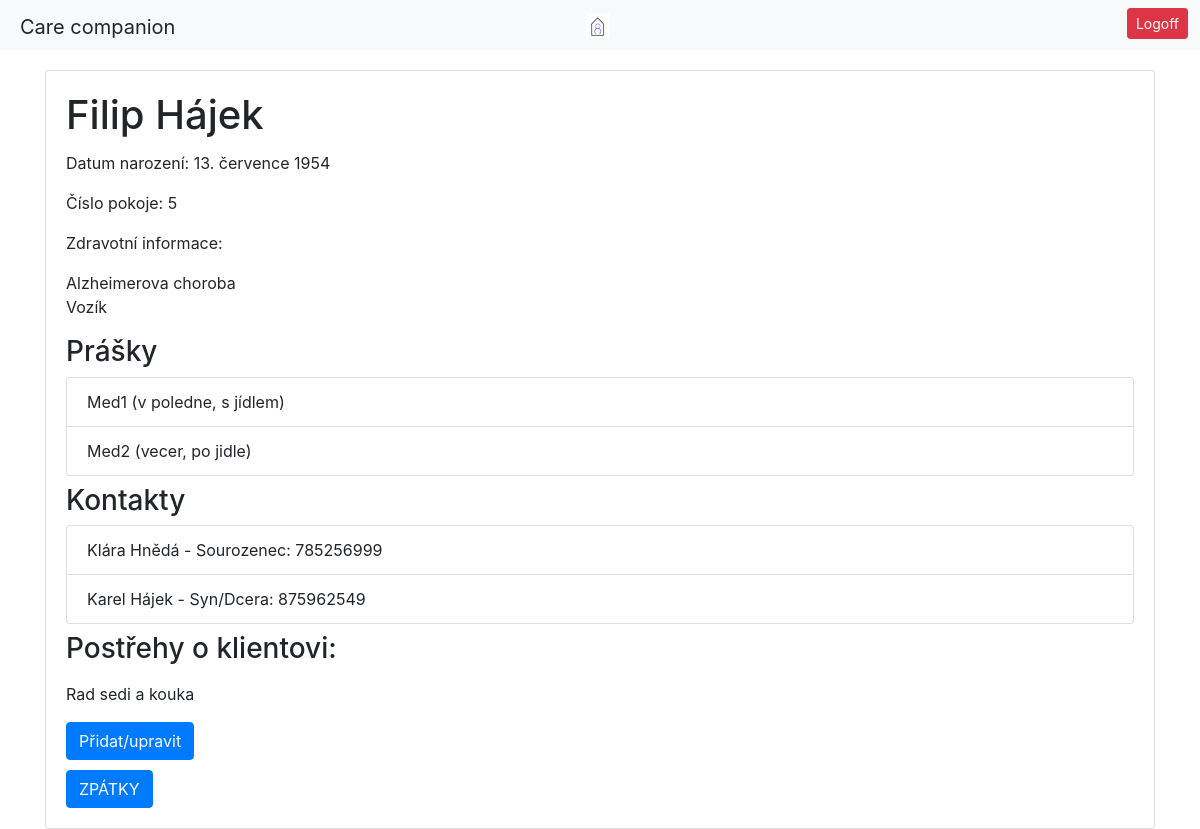
Screenshot of /opatrovnik/karty-klientu/Filip-Hájek/ (signed in) with the database file from the repository.
### patient/models.py (models this page shows)
class Patient(models.Model):
    user = models.OneToOneField(User, on_delete=models.CASCADE, default='', related_name='patient_profile')
    date_of_admission = models.DateField()
    room_number = models.IntegerField()
    birthday = models.DateField()
    health_info = models.TextField()
    observations = models.TextField(blank=True, null=True)
    objects = models.Manager()
    class ContactManager(models.Manager):
        def create_contact(self, patient, relationship, name, phone_number):
            return self.create(patient=patient, relationship=relationship, name=name, phone_number=phone_number)
    class MedicationIntakeManager(models.Manager):
        def create_medication(self, patient, medication, when, how):
            return self.create(patient=patient, medication=medication, when=when, how=how)
    medications = MedicationIntakeManager()
    contacts = ContactManager()
    class ActivityManager(models.Manager):
        def create_activity(self, patient, date, time, description):
            return self.create(patient=patient, date=date, time=time, description=description)
    activities = ActivityManager()
    @property
    def first_name(self):
        return self.user.first_name
    @property
    def last_name(self):
        return self.user.last_name

class MedicationIntake(models.Model):
    medication = models.CharField(max_length=50)
    WHEN_CHOICES = (
        ('rano', 'Ráno'),
        ('v poledne', 'V poledne'),
        ('vecer', 'Večer'),
        ('v noci', 'V noci'),
        ('jine', 'Jiné'),
    )
    when = models.CharField(max_length=20, choices=WHEN_CHOICES)
    HOW_CHOICES = (
        ('pred jidlem', 'Před jídlem'),
        ('s jídlem', 'S jídlem'),
        ('po jidle', 'Po jídle'),
        ('jine', 'Jiné'),
    )
    how = models.CharField(max_length=20, choices=HOW_CHOICES)
    patient = models.ForeignKey(Patient, on_delete=models.CASCADE)

class Contact(models.Model):
    RELATIONSHIP_CHOICES = (
        ('syn/dcera', 'Syn/Dcera'),
        ('pritel/kyne', 'Přítel/kyně'),
        ('sourozenec', 'Sourozenec'),
        ('rodic', 'Rodič'),
        ('manzel/ka', 'Manžel/ka'),
        ('jini pribuzni', 'Jiní příbuzní'),
        ('jine', 'Jiné'),
    )
    relationship = models.CharField(max_length=20, choices=RELATIONSHIP_CHOICES)
    name = models.CharField(max_length=25)
    phone_number = models.IntegerField(null=True)
    patient = models.ForeignKey(Patient, on_delete=models.CASCADE)

### caregiver/decorators.py (the view)
    def _wrapped_view(request, *args, **kwargs):
        if request.user.is_authenticated:
            groups = request.user.groups.values_list('name', flat=True)
            if 'Caregivers' in groups:
                return view_func(request, *args, **kwargs)
        messages.success(request, 'Pro přístup do aplikace se přihlašte.')
        return redirect('login_user')

### caregiver/views.py (called while the page is built)
@caregiver_required
def patient_info(request, full_name_of_patient):
    first_name, last_name = full_name_of_patient.split('-')
    patient = Patient.objects.get(user__first_name=first_name, user__last_name=last_name)
    form = ObservationForm(request.POST or None, instance=patient)
    if form.is_valid():
        form.save()
        return redirect('patient_info', full_name_of_patient)
    return render(request, 'patient_info.html', {'patient': patient, 'form': form})

### caregiver/templates/patient_info.html (shortened to what this page needs)
{% extends 'base_caregiver.html' %}
{% load static %}
{% block navbar %}
     <a href="{% url 'index_caregiver' %}"><img src="{% static 'CareLogo.png' %}" alt="Italian Trulli"></a>
{% endblock %}
{% block content %}
<div class="container">
    <div class="card">
        <div class="card-body">
            <h1 class="card-title">{{ patient.first_name }} {{ patient.last_name }}</h1>
            <p class="card-text">Datum narození: {{ patient.birthday }}</p>
            <p class="card-text">Číslo pokoje: {{ patient.room_number }}</p>
            <p class="card-text">Zdravotní informace: {{ patient.health_info|linebreaks }}</p>
            <h3>Prášky</h3>
            <ul class="list-group">
                {% for medication_intake in patient.medicationintake_set.all %}
                    <li class="list-group-item">{{ medication_intake.medication }} ({{ medication_intake.when }}, {{ medication_intake.how }})</li>
                {% endfor %}
            </ul>
            <h3 class="pt-2">Kontakty</h3>
            <ul class="list-group">
                {% for contact in patient.contact_set.all %}
                    <li class="list-group-item">{{ contact.name }} - {{ contact.get_relationship_display }}: {{ contact.phone_number }}</li>
                {% endfor %}
            </ul>
            <h3 class="pt-2">Postřehy o klientovi:</h3>
            {% if not form.instance.observations %}
                <div id="current-observations" style="display: none;">
            {% else %}
                <div id="current-observations">
            {% endif %}
                <p>{{ patient.observations|linebreaks }}</p>
            </div>
            <button id="edit-observations" class="btn btn-primary" style="margin-top: 0px; margin-bottom: 10px">Přidat/upravit</button>
            <br>
            <a href="{% url 'medical_cards' %}" class="btn btn-primary">ZPÁTKY</a>
        </div>
    </div>
</div>
</div>
{% endblock %}

### static/caregiver/caregiver.css (style rules this page uses)
div .card { margin-top: 20px; }

### rows the page displays
Patient: first_name "Filip", last_name "Hájek", birthday "13. července 1954", room_number "5", health_info "Alzheimerova choroba Vozík", observations "Rad sedi a kouka"
MedicationIntake: medication "Med1", when "v poledne", how "s jídlem"
MedicationIntake: medication "Med2", when "vecer", how "po jidle"
Contact: name "Klára Hnědá", relationship "Sourozenec", phone_number "785256999"
Contact: name "Karel Hájek", relationship "Syn/Dcera", phone_number "875962549"
